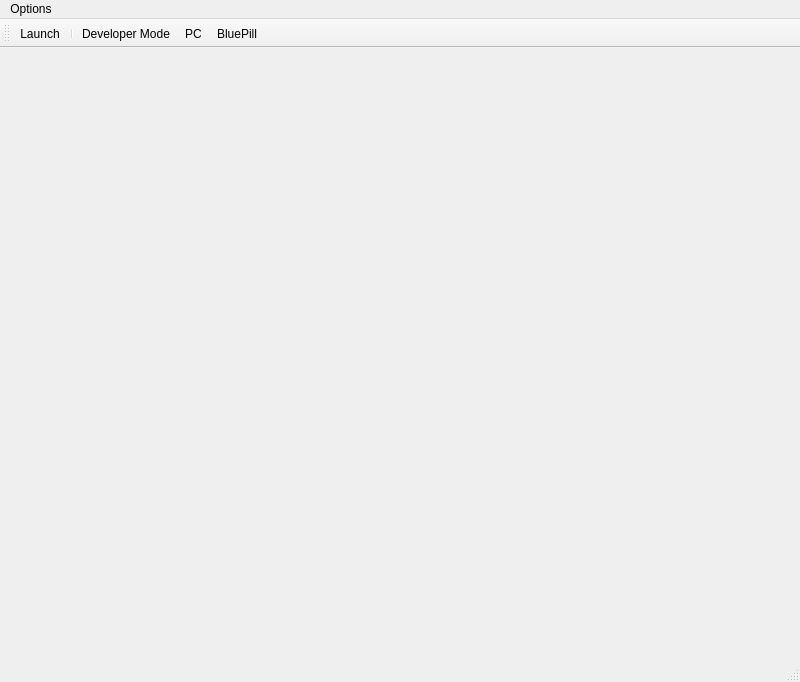
<?xml version="1.0" encoding="UTF-8"?>
<ui version="4.0">
 <class>QForm1</class>
 <widget class="QMainWindow" name="QForm1">
  <property name="geometry">
   <rect>
    <x>0</x>
    <y>0</y>
    <width>800</width>
    <height>682</height>
   </rect>
  </property>
  <property name="windowTitle">
   <string>QForm1</string>
  </property>
  <widget class="QWidget" name="centralwidget">
   <layout class="QGridLayout" name="gridLayout">
    <property name="leftMargin">
     <number>0</number>
    </property>
    <property name="topMargin">
     <number>0</number>
    </property>
    <property name="rightMargin">
     <number>0</number>
    </property>
    <property name="bottomMargin">
     <number>0</number>
    </property>
    <property name="spacing">
     <number>0</number>
    </property>
    <item row="0" column="0">
     <widget class="QWidget" name="widget" native="true">
      <property name="sizePolicy">
       <sizepolicy hsizetype="Preferred" vsizetype="Preferred">
        <horstretch>0</horstretch>
        <verstretch>0</verstretch>
       </sizepolicy>
      </property>
      <property name="minimumSize">
       <size>
        <width>800</width>
        <height>600</height>
       </size>
      </property>
     </widget>
    </item>
   </layout>
  </widget>
  <widget class="QMenuBar" name="menubar">
   <property name="geometry">
    <rect>
     <x>0</x>
     <y>0</y>
     <width>800</width>
     <height>21</height>
    </rect>
   </property>
   <widget class="QMenu" name="menuOpciones">
    <property name="title">
     <string>Options</string>
    </property>
    <widget class="QMenu" name="menuControls">
     <property name="title">
      <string>Controls</string>
     </property>
     <addaction name="actionPC"/>
     <addaction name="actionBluePill"/>
    </widget>
    <addaction name="actionLaunch"/>
    <addaction name="actionDeveloper_Mode"/>
    <addaction name="menuControls"/>
   </widget>
   <addaction name="menuOpciones"/>
  </widget>
  <widget class="QStatusBar" name="statusBar"/>
  <widget class="QToolBar" name="toolBar">
   <property name="windowTitle">
    <string>toolBar</string>
   </property>
   <attribute name="toolBarArea">
    <enum>TopToolBarArea</enum>
   </attribute>
   <attribute name="toolBarBreak">
    <bool>false</bool>
   </attribute>
   <addaction name="actionLaunch"/>
   <addaction name="separator"/>
   <addaction name="actionDeveloper_Mode"/>
   <addaction name="actionPC"/>
   <addaction name="actionBluePill"/>
  </widget>
  <action name="actionDeveloper_Mode">
   <property name="text">
    <string>Developer Mode</string>
   </property>
   <property name="shortcut">
    <string>Ctrl+D</string>
   </property>
  </action>
  <action name="actionPC">
   <property name="text">
    <string>PC</string>
   </property>
   <property name="shortcut">
    <string>Ctrl+P</string>
   </property>
  </action>
  <action name="actionBluePill">
   <property name="text">
    <string>BluePill</string>
   </property>
  </action>
  <action name="actionLaunch">
   <property name="checkable">
    <bool>true</bool>
   </property>
   <property name="icon">
    <iconset resource="recursos.qrc">
     <normaloff>:/recursos/play-button.png</normaloff>:/recursos/play-button.png</iconset>
   </property>
   <property name="text">
    <string>Launch</string>
   </property>
   <property name="shortcut">
    <string>Ctrl+S</string>
   </property>
  </action>
 </widget>
 <resources>
  <include location="recursos.qrc"/>
 </resources>
 <connections/>
</ui>
